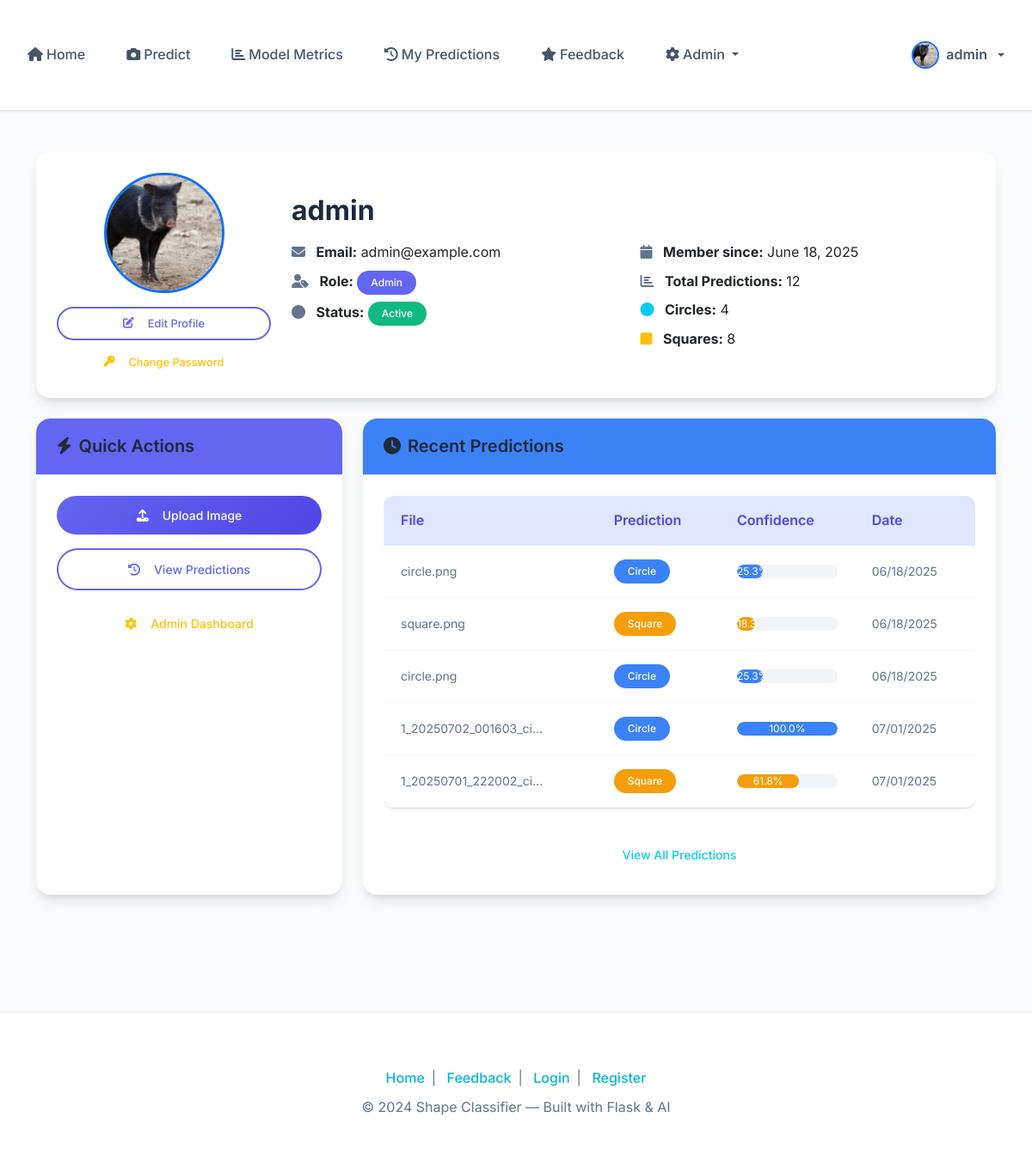
The app's page /profile (signed in) with its own data.
### app/models/user.py (models this page shows, shortened)
class User(UserMixin, db.Model):
    id = db.Column(db.Integer, primary_key=True)
    username = db.Column(db.String(80), unique=True, nullable=False)
    email = db.Column(db.String(120), unique=True, nullable=False)
    password_hash = db.Column(db.String(128))
    profile_picture = db.Column(db.String(255), nullable=True)  # Store filename of profile picture
    role = db.Column(db.String(20), default='user')  # 'user' or 'admin'
    active = db.Column(db.Boolean, default=True)  # For deactivation
    created_at = db.Column(db.DateTime, default=datetime.utcnow)
    predictions = db.relationship('Prediction', backref='user', lazy=True)
    def is_admin(self):
        return self.role == 'admin'
    def get_prediction_count(self):
        return len(self.predictions)
    def get_circle_predictions(self):
        return len([p for p in self.predictions if p.prediction == 'Circle'])
    def get_square_predictions(self):
        return len([p for p in self.predictions if p.prediction == 'Square'])
    def get_profile_picture_url(self):
        if self.profile_picture:
            return f'/static/uploads/{self.profile_picture}'
        return f'https://ui-avatars.com/api/?name={self.username}&background=random&color=fff&size=200'

### app/models/prediction.py (models this page shows, shortened)
class Prediction(db.Model):
    id = db.Column(db.Integer, primary_key=True)
    user_id = db.Column(db.Integer, db.ForeignKey('user.id'), nullable=False)
    filename = db.Column(db.String(255), nullable=False)
    prediction = db.Column(db.String(20), nullable=False)  # 'Circle' or 'Square'
    confidence = db.Column(db.Float, nullable=True)
    created_at = db.Column(db.DateTime, default=datetime.utcnow)

### app/routes/main.py (the view)
@main.route('/profile')
@login_required
def profile():
    user_predictions = Prediction.query.filter_by(user_id=current_user.id).all()
    user_feedbacks = Feedback.query.filter_by(user_id=current_user.id).all()
    total_predictions = len(user_predictions)
    total_feedback = len(user_feedbacks)
    avg_confidence = 0
    if total_predictions > 0:
        avg_confidence = sum(p.confidence for p in user_predictions) / total_predictions
    avg_rating = 0
    if total_feedback > 0:
        avg_rating = sum(f.rating for f in user_feedbacks) / total_feedback
    prediction_stats = {
        'total': total_predictions,
        'avg_confidence': avg_confidence,
        'avg_rating': avg_rating,
        'total_feedback': total_feedback
    }
    return render_template('main/profile.html', prediction_stats=prediction_stats)

### app/templates/main/profile.html (shortened to what this page needs)
{% extends 'base.html' %}
{% block content %}
<div class="container py-5">
    <div class="row">
        <div class="col-12 mb-4">
            <div class="card shadow-lg border-0 rounded-4">
                <div class="card-body p-4">
                    <div class="row align-items-center">
                        <div class="col-md-3 text-center">
                            <img src="{{ current_user.get_profile_picture_url() }}"
                                 alt="Profile Picture"
                                 class="rounded-circle border border-3 border-primary shadow-sm mb-3"
                                 style="width: 140px; height: 140px; object-fit: cover;">
                            <div class="d-grid gap-2">
                                <a href="{{ url_for('main.profile_settings') }}" class="btn btn-outline-primary btn-sm rounded-pill">
                                    <i class="fas fa-edit me-2"></i>Edit Profile
                                </a>
                                <a href="{{ url_for('main.change_password') }}" class="btn btn-outline-warning btn-sm rounded-pill">
                                    <i class="fas fa-key me-2"></i>Change Password
                                </a>
                            </div>
                        </div>
                        <div class="col-md-9">
                            <h2 class="mb-3 fw-bold">{{ current_user.username }}</h2>
                            <div class="row g-3">
                                <div class="col-md-6">
                                    <p class="mb-2">
                                        <i class="fas fa-envelope me-2 text-muted"></i>
                                        <strong>Email:</strong> {{ current_user.email }}
                                    </p>
                                    <p class="mb-2">
                                        <i class="fas fa-user-tag me-2 text-muted"></i>
                                        <strong>Role:</strong>
                                        <span class="badge bg-{% if current_user.is_admin() %}primary{% else %}secondary{% endif %} rounded-pill px-3 py-2">
                                            {{ current_user.role.title() }}
                                        </span>
                                    </p>
                                    <p class="mb-2">
                                        <i class="fas fa-circle me-2 text-muted"></i>
                                        <strong>Status:</strong>
                                        <span class="badge bg-{% if current_user.active %}success{% else %}danger{% endif %} rounded-pill px-3 py-2">
                                            {{ 'Active' if current_user.active else 'Inactive' }}
                                        </span>
                                    </p>
                                </div>
                                <div class="col-md-6">
                                    <p class="mb-2">
                                        <i class="fas fa-calendar me-2 text-muted"></i>
                                        <strong>Member since:</strong> {{ current_user.created_at.strftime('%B %d, %Y') }}
                                    </p>
                                    <p class="mb-2">
                                        <i class="fas fa-chart-bar me-2 text-muted"></i>
                                        <strong>Total Predictions:</strong> {{ current_user.get_prediction_count() }}
                                    </p>
                                    <p class="mb-2">
                                        <i class="fas fa-circle me-2 text-info"></i>
                                        <strong>Circles:</strong> {{ current_user.get_circle_predictions() }}
                                    </p>
                                    <p class="mb-2">
                                        <i class="fas fa-square me-2 text-warning"></i>
                                        <strong>Squares:</strong> {{ current_user.get_square_predictions() }}
                                    </p>
                                </div>
                            </div>
                        </div>
                    </div>
                </div>
            </div>
        </div>
        <div class="col-md-4 mb-4">
            <div class="card shadow-lg border-0 rounded-4 h-100">
                <div class="card-header bg-primary text-white rounded-top-4">
                    <h5 class="mb-0 fw-semibold">
                        <i class="fas fa-bolt me-2"></i>Quick Actions
                    </h5>
                </div>
                <div class="card-body">
                    <div class="d-grid gap-3">
                        <a href="{{ url_for('main.predict') }}" class="btn btn-primary rounded-pill">
                            <i class="fas fa-upload me-2"></i>Upload Image
                        </a>
                        <a href="{{ url_for('main.my_predictions') }}" class="btn btn-outline-primary rounded-pill">
                            <i class="fas fa-history me-2"></i>View Predictions
                        </a>
                        {% if current_user.is_admin() %}
                        <a href="{{ url_for('admin.dashboard') }}" class="btn btn-outline-warning rounded-pill">
                            <i class="fas fa-cog me-2"></i>Admin Dashboard
                        </a>
                        {% endif %}
                    </div>
                </div>
            </div>
        </div>
        <div class="col-md-8 mb-4">
            <div class="card shadow-lg border-0 rounded-4 h-100">
                <div class="card-header bg-info text-white rounded-top-4">
                    <h5 class="mb-0 fw-semibold">
                        <i class="fas fa-clock me-2"></i>Recent Predictions
                    </h5>
                </div>
                <div class="card-body">
                    {% if current_user.predictions %}
                        <div class="table-responsive">
                            <table class="table table-hover align-middle">
                                <thead>
                                    <tr>
                                        <th>File</th>
                                        <th>Prediction</th>
                                        <th>Confidence</th>
                                        <th>Date</th>
                                    </tr>
                                </thead>
                                <tbody>
                                    {% for prediction in current_user.predictions[:5] %}
                                    <tr>
                                        <td>
                                            <small class="text-muted">{{ prediction.filename[:20] }}{% if prediction.filename|length > 20 %}...{% endif %}</small>
                                        </td>
                                        <td>
                                            <span class="badge bg-{% if prediction.prediction == 'Circle' %}info{% else %}warning{% endif %} rounded-pill px-3 py-2">
                                                {{ prediction.prediction }}
                                            </span>
                                        </td>
                                        <td>
                                            <div class="progress rounded-pill" style="height: 16px;">
                                                <div class="progress-bar bg-{% if prediction.prediction == 'Circle' %}info{% else %}warning{% endif %} rounded-pill"
                                                     style="width: {{ prediction.confidence * 100 }}%">
                                                    {{ "%.1f"|format(prediction.confidence * 100) }}%
                                                </div>
                                            </div>
                                        </td>
                                        <td>
                                            <small class="text-muted">{{ prediction.created_at.strftime('%m/%d/%Y') }}</small>
                                        </td>
                                    </tr>
                                    {% endfor %}
                                </tbody>
                            </table>
                        </div>
                        <div class="text-center mt-3">
                            <a href="{{ url_for('main.my_predictions') }}" class="btn btn-outline-info rounded-pill">
                                View All Predictions
                            </a>
                        </div>
                    {% endif %}
                </div>
            </div>
        </div>
    </div>
</div>
{% endblock %}

### app/templates/components/navbar.html (shortened to what this page needs)
<nav class="navbar navbar-expand-lg bg-white shadow-sm py-2 sticky-top">
  <div class="container-fluid">
    <div class="collapse navbar-collapse" id="navbarNavDropdown">
      <ul class="navbar-nav me-auto mb-2 mb-lg-0 align-items-lg-center gap-lg-2">
        <li class="nav-item">
          <a class="nav-link{% if request.endpoint == 'main.index' %} active{% endif %}" href="{{ url_for('main.index') }}">
            <i class="fas fa-home me-1"></i>Home
          </a>
        </li>
        {% if current_user.is_authenticated %}
        <li class="nav-item">
          <a class="nav-link" href="{{ url_for('main.predict') }}">
            <i class="fas fa-camera me-1"></i>Predict
          </a>
        </li>
        <li class="nav-item">
          <a class="nav-link" href="{{ url_for('main.model_evaluation') }}">
            <i class="fas fa-chart-bar me-1"></i>Model Metrics
          </a>
        </li>
        <li class="nav-item">
          <a class="nav-link{% if request.endpoint == 'main.my_predictions' %} active{% endif %}" href="{{ url_for('main.my_predictions') }}">
            <i class="fas fa-history me-1"></i>My Predictions
          </a>
        </li>
        <li class="nav-item">
          <a class="nav-link{% if request.endpoint == 'main.feedback' %} active{% endif %}" href="{{ url_for('main.feedback') }}">
            <i class="fas fa-star me-1"></i>Feedback
          </a>
        </li>
        {% if current_user.is_admin() %}
        <li class="nav-item dropdown">
          <a class="nav-link dropdown-toggle" href="#" id="adminDropdown" role="button" data-bs-toggle="dropdown" aria-expanded="false">
            <i class="fas fa-cog me-1"></i>Admin
          </a>
        </li>
        {% endif %}
        {% endif %}
      </ul>
      <ul class="navbar-nav mb-2 mb-lg-0 align-items-lg-center gap-lg-2">
        {% if current_user.is_authenticated %}
        <li class="nav-item dropdown">
          <a class="nav-link dropdown-toggle d-flex align-items-center gap-2" href="#" id="userDropdown" role="button" data-bs-toggle="dropdown" aria-expanded="false">
            <img src="{{ current_user.get_profile_picture_url() }}"
                 alt="Profile"
                 class="rounded-circle border border-2 border-primary shadow-sm" style="width: 32px; height: 32px; object-fit: cover;">
            <span class="fw-semibold">{{ current_user.username }}</span>
          </a>
        </li>
        {% endif %}
      </ul>
    </div>
  </div>
</nav>

### records on screen
User: get_profile_picture_url (picture), username "admin", email "admin@example.com", role "Admin", active "Active", created_at "June 18, 2025"
Prediction: get_circle_predictions "4", get_square_predictions "8", filename "circle.png", prediction "Circle", prediction.confidence*100 "25.3", created_at "06/18/2025"
Prediction: filename "square.png", prediction "Square", prediction.confidence*100 "18.3", created_at "06/18/2025"
Prediction: filename "circle.png", prediction "Circle", prediction.confidence*100 "25.3", created_at "06/18/2025"
Prediction: filename "1_20250702_001603_ci", prediction "Circle", prediction.confidence*100 "100.0", created_at "07/01/2025"
Prediction: filename "1_20250701_222002_ci", prediction "Square", prediction.confidence*100 "61.8", created_at "07/01/2025"

### other values on screen
{{ current_user.get_prediction_count() }} "12"
{{ 2024 }} "2024"
